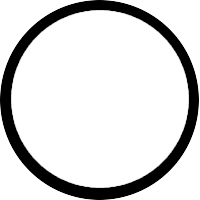
#> input picture body.png, 200 x 200 px
$ python draw_animal.py 5 5 5 5
#> lines starting #> are read from the running program, lines starting #| are printed output that depends on the picture
import sys
from PIL import Image, ImageDraw
body = Image.open('body.png', 'r')
#> body is the input picture: PIL image 200x200 L; min 0, max 255, mean 214.7
body_mask = Image.open('body_mask.png', 'r')
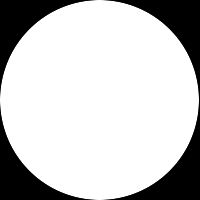
#> input picture body_mask.png, 200 x 200 px
#> body_mask is the input picture: PIL image 200x200 L; min 0, max 255, mean 198.6
head=body.resize((100,100))
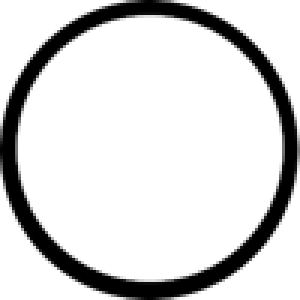
#> head: PIL image 100x100 L (shown 3 times larger); min 0, max 255, mean 214.7
head_mask=body_mask.resize((100,100))
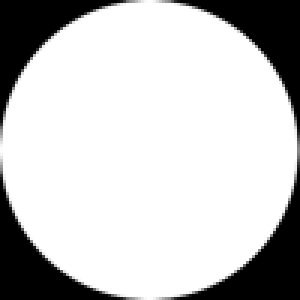
#> head_mask: PIL image 100x100 L (shown 3 times larger); min 0, max 255, mean 198.6
#> (the run stopped early here; a loop or call above may not have finished)
